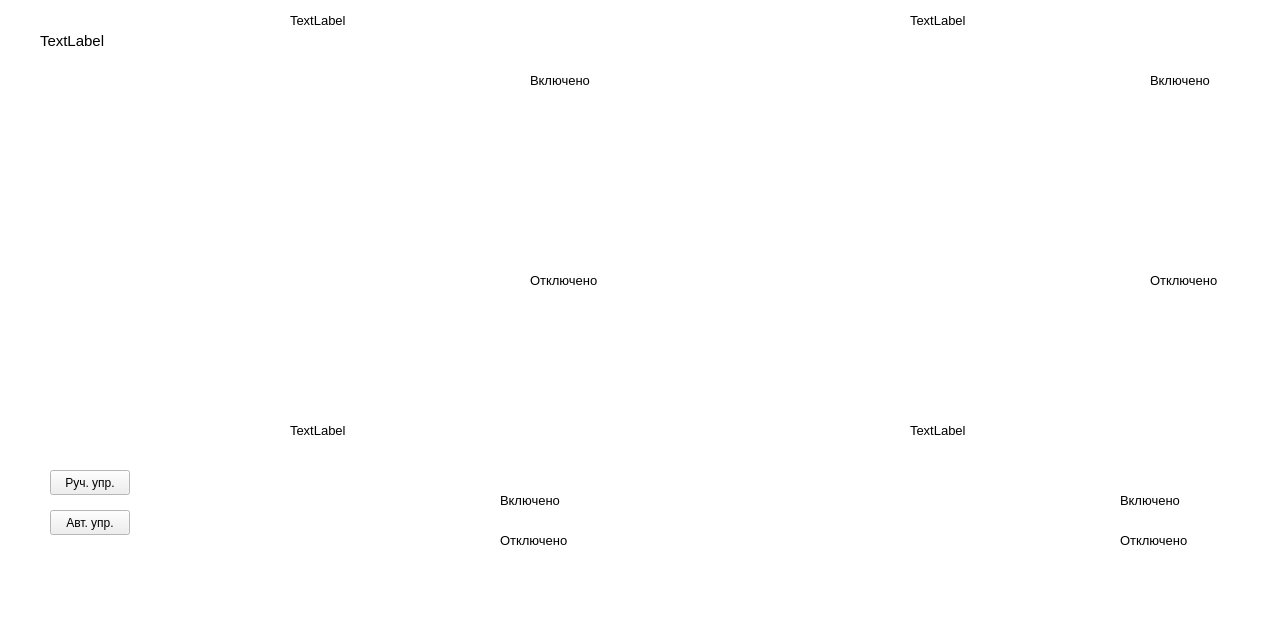
<?xml version="1.0" encoding="UTF-8"?>
<ui version="4.0">
 <class>DoubleCell</class>
 <widget class="QWidget" name="DoubleCell">
  <property name="geometry">
   <rect>
    <x>0</x>
    <y>0</y>
    <width>1273</width>
    <height>635</height>
   </rect>
  </property>
  <property name="palette">
   <palette>
    <active>
     <colorrole role="Base">
      <brush brushstyle="SolidPattern">
       <color alpha="255">
        <red>255</red>
        <green>255</green>
        <blue>255</blue>
       </color>
      </brush>
     </colorrole>
     <colorrole role="Window">
      <brush brushstyle="SolidPattern">
       <color alpha="255">
        <red>255</red>
        <green>255</green>
        <blue>255</blue>
       </color>
      </brush>
     </colorrole>
    </active>
    <inactive>
     <colorrole role="Base">
      <brush brushstyle="SolidPattern">
       <color alpha="255">
        <red>255</red>
        <green>255</green>
        <blue>255</blue>
       </color>
      </brush>
     </colorrole>
     <colorrole role="Window">
      <brush brushstyle="SolidPattern">
       <color alpha="255">
        <red>255</red>
        <green>255</green>
        <blue>255</blue>
       </color>
      </brush>
     </colorrole>
    </inactive>
    <disabled>
     <colorrole role="Base">
      <brush brushstyle="SolidPattern">
       <color alpha="255">
        <red>255</red>
        <green>255</green>
        <blue>255</blue>
       </color>
      </brush>
     </colorrole>
     <colorrole role="Window">
      <brush brushstyle="SolidPattern">
       <color alpha="255">
        <red>255</red>
        <green>255</green>
        <blue>255</blue>
       </color>
      </brush>
     </colorrole>
    </disabled>
   </palette>
  </property>
  <property name="windowTitle">
   <string>Form</string>
  </property>
  <widget class="QLabel" name="textDiscOff1">
   <property name="geometry">
    <rect>
     <x>530</x>
     <y>260</y>
     <width>101</width>
     <height>41</height>
    </rect>
   </property>
   <property name="font">
    <font>
     <pointsize>10</pointsize>
    </font>
   </property>
   <property name="text">
    <string>Отключено</string>
   </property>
  </widget>
  <widget class="QLabel" name="nameCell">
   <property name="geometry">
    <rect>
     <x>40</x>
     <y>20</y>
     <width>121</width>
     <height>41</height>
    </rect>
   </property>
   <property name="font">
    <font>
     <pointsize>11</pointsize>
    </font>
   </property>
   <property name="text">
    <string>TextLabel</string>
   </property>
  </widget>
  <widget class="QPushButton" name="manualButton">
   <property name="geometry">
    <rect>
     <x>50</x>
     <y>470</y>
     <width>80</width>
     <height>25</height>
    </rect>
   </property>
   <property name="text">
    <string>Руч. упр.</string>
   </property>
  </widget>
  <widget class="QLabel" name="textDiscOn1">
   <property name="geometry">
    <rect>
     <x>530</x>
     <y>60</y>
     <width>81</width>
     <height>41</height>
    </rect>
   </property>
   <property name="font">
    <font>
     <pointsize>10</pointsize>
    </font>
   </property>
   <property name="text">
    <string>Включено</string>
   </property>
  </widget>
  <widget class="QPushButton" name="autoButton">
   <property name="geometry">
    <rect>
     <x>50</x>
     <y>510</y>
     <width>80</width>
     <height>25</height>
    </rect>
   </property>
   <property name="text">
    <string>Авт. упр.</string>
   </property>
  </widget>
  <widget class="QLabel" name="textConOn1">
   <property name="geometry">
    <rect>
     <x>500</x>
     <y>480</y>
     <width>81</width>
     <height>41</height>
    </rect>
   </property>
   <property name="font">
    <font>
     <pointsize>10</pointsize>
    </font>
   </property>
   <property name="text">
    <string>Включено</string>
   </property>
  </widget>
  <widget class="QLabel" name="textConOff1">
   <property name="geometry">
    <rect>
     <x>500</x>
     <y>520</y>
     <width>101</width>
     <height>41</height>
    </rect>
   </property>
   <property name="font">
    <font>
     <pointsize>10</pointsize>
    </font>
   </property>
   <property name="text">
    <string>Отключено</string>
   </property>
  </widget>
  <widget class="QLabel" name="label2_2">
   <property name="geometry">
    <rect>
     <x>850</x>
     <y>460</y>
     <width>231</width>
     <height>141</height>
    </rect>
   </property>
   <property name="text">
    <string/>
   </property>
   <property name="pixmap">
    <pixmap resource="rs.qrc">:/Resources/Icon/contactorOn.png</pixmap>
   </property>
   <property name="scaledContents">
    <bool>true</bool>
   </property>
  </widget>
  <widget class="QLabel" name="textDiscOff2">
   <property name="geometry">
    <rect>
     <x>1150</x>
     <y>260</y>
     <width>101</width>
     <height>41</height>
    </rect>
   </property>
   <property name="font">
    <font>
     <pointsize>10</pointsize>
    </font>
   </property>
   <property name="text">
    <string>Отключено</string>
   </property>
  </widget>
  <widget class="QLabel" name="textDiscOn2">
   <property name="geometry">
    <rect>
     <x>1150</x>
     <y>60</y>
     <width>81</width>
     <height>41</height>
    </rect>
   </property>
   <property name="font">
    <font>
     <pointsize>10</pointsize>
    </font>
   </property>
   <property name="text">
    <string>Включено</string>
   </property>
  </widget>
  <widget class="QLabel" name="nameContactor_2">
   <property name="geometry">
    <rect>
     <x>910</x>
     <y>420</y>
     <width>81</width>
     <height>21</height>
    </rect>
   </property>
   <property name="font">
    <font>
     <pointsize>10</pointsize>
    </font>
   </property>
   <property name="text">
    <string>TextLabel</string>
   </property>
  </widget>
  <widget class="ClickableLabel" name="offContactor2">
   <property name="geometry">
    <rect>
     <x>1044</x>
     <y>526</y>
     <width>20</width>
     <height>20</height>
    </rect>
   </property>
   <property name="text">
    <string/>
   </property>
  </widget>
  <widget class="QLabel" name="label2_1">
   <property name="geometry">
    <rect>
     <x>850</x>
     <y>50</y>
     <width>251</width>
     <height>361</height>
    </rect>
   </property>
   <property name="text">
    <string/>
   </property>
   <property name="pixmap">
    <pixmap resource="rs.qrc">:/Resources/Icon/CircuitBreakerOn.png</pixmap>
   </property>
   <property name="scaledContents">
    <bool>true</bool>
   </property>
  </widget>
  <widget class="QLabel" name="textConOn2">
   <property name="geometry">
    <rect>
     <x>1120</x>
     <y>480</y>
     <width>81</width>
     <height>41</height>
    </rect>
   </property>
   <property name="font">
    <font>
     <pointsize>10</pointsize>
    </font>
   </property>
   <property name="text">
    <string>Включено</string>
   </property>
  </widget>
  <widget class="QLabel" name="textConOff2">
   <property name="geometry">
    <rect>
     <x>1120</x>
     <y>520</y>
     <width>101</width>
     <height>41</height>
    </rect>
   </property>
   <property name="font">
    <font>
     <pointsize>10</pointsize>
    </font>
   </property>
   <property name="text">
    <string>Отключено</string>
   </property>
  </widget>
  <widget class="QLabel" name="nameDisconnector2">
   <property name="geometry">
    <rect>
     <x>910</x>
     <y>10</y>
     <width>81</width>
     <height>21</height>
    </rect>
   </property>
   <property name="font">
    <font>
     <pointsize>10</pointsize>
    </font>
   </property>
   <property name="text">
    <string>TextLabel</string>
   </property>
  </widget>
  <widget class="ClickableLabel" name="onCircuit2">
   <property name="geometry">
    <rect>
     <x>1080</x>
     <y>250</y>
     <width>31</width>
     <height>31</height>
    </rect>
   </property>
   <property name="autoFillBackground">
    <bool>false</bool>
   </property>
   <property name="text">
    <string/>
   </property>
  </widget>
  <widget class="ClickableLabel" name="offCircuit2">
   <property name="geometry">
    <rect>
     <x>1070</x>
     <y>50</y>
     <width>31</width>
     <height>31</height>
    </rect>
   </property>
   <property name="text">
    <string/>
   </property>
  </widget>
  <widget class="ClickableLabel" name="onContactor2">
   <property name="geometry">
    <rect>
     <x>1043</x>
     <y>500</y>
     <width>20</width>
     <height>20</height>
    </rect>
   </property>
   <property name="text">
    <string/>
   </property>
  </widget>
  <widget class="QLabel" name="nameContactor">
   <property name="geometry">
    <rect>
     <x>290</x>
     <y>420</y>
     <width>81</width>
     <height>21</height>
    </rect>
   </property>
   <property name="font">
    <font>
     <pointsize>10</pointsize>
    </font>
   </property>
   <property name="text">
    <string>TextLabel</string>
   </property>
  </widget>
  <widget class="QLabel" name="label2">
   <property name="geometry">
    <rect>
     <x>230</x>
     <y>460</y>
     <width>231</width>
     <height>141</height>
    </rect>
   </property>
   <property name="text">
    <string/>
   </property>
   <property name="pixmap">
    <pixmap resource="rs.qrc">:/Resources/Icon/contactorOn.png</pixmap>
   </property>
   <property name="scaledContents">
    <bool>true</bool>
   </property>
  </widget>
  <widget class="QLabel" name="nameDisconnector1">
   <property name="geometry">
    <rect>
     <x>290</x>
     <y>10</y>
     <width>81</width>
     <height>21</height>
    </rect>
   </property>
   <property name="font">
    <font>
     <pointsize>10</pointsize>
    </font>
   </property>
   <property name="text">
    <string>TextLabel</string>
   </property>
  </widget>
  <widget class="QLabel" name="label1">
   <property name="geometry">
    <rect>
     <x>230</x>
     <y>50</y>
     <width>251</width>
     <height>361</height>
    </rect>
   </property>
   <property name="layoutDirection">
    <enum>Qt::LeftToRight</enum>
   </property>
   <property name="text">
    <string/>
   </property>
   <property name="pixmap">
    <pixmap resource="rs.qrc">:/Resources/Icon/CircuitBreakerOn.png</pixmap>
   </property>
   <property name="scaledContents">
    <bool>true</bool>
   </property>
  </widget>
  <widget class="ClickableLabel" name="offCircuit1">
   <property name="geometry">
    <rect>
     <x>450</x>
     <y>50</y>
     <width>31</width>
     <height>31</height>
    </rect>
   </property>
   <property name="layoutDirection">
    <enum>Qt::LeftToRight</enum>
   </property>
   <property name="text">
    <string/>
   </property>
  </widget>
  <widget class="ClickableLabel" name="onCircuit1">
   <property name="geometry">
    <rect>
     <x>450</x>
     <y>240</y>
     <width>31</width>
     <height>31</height>
    </rect>
   </property>
   <property name="text">
    <string/>
   </property>
  </widget>
  <widget class="ClickableLabel" name="onContactor1">
   <property name="geometry">
    <rect>
     <x>420</x>
     <y>500</y>
     <width>20</width>
     <height>20</height>
    </rect>
   </property>
   <property name="text">
    <string/>
   </property>
  </widget>
  <widget class="ClickableLabel" name="offContactor1">
   <property name="geometry">
    <rect>
     <x>420</x>
     <y>527</y>
     <width>20</width>
     <height>20</height>
    </rect>
   </property>
   <property name="text">
    <string/>
   </property>
  </widget>
  <widget class="QLabel" name="currentManagment">
   <property name="geometry">
    <rect>
     <x>450</x>
     <y>340</y>
     <width>371</width>
     <height>41</height>
    </rect>
   </property>
   <property name="font">
    <font>
     <pointsize>12</pointsize>
    </font>
   </property>
   <property name="layoutDirection">
    <enum>Qt::LeftToRight</enum>
   </property>
   <property name="text">
    <string/>
   </property>
   <property name="alignment">
    <set>Qt::AlignCenter</set>
   </property>
  </widget>
 </widget>
 <customwidgets>
  <customwidget>
   <class>ClickableLabel</class>
   <extends>QLabel</extends>
   <header>clickablelabel.h</header>
  </customwidget>
 </customwidgets>
 <resources>
  <include location="rs.qrc"/>
 </resources>
 <connections/>
</ui>
